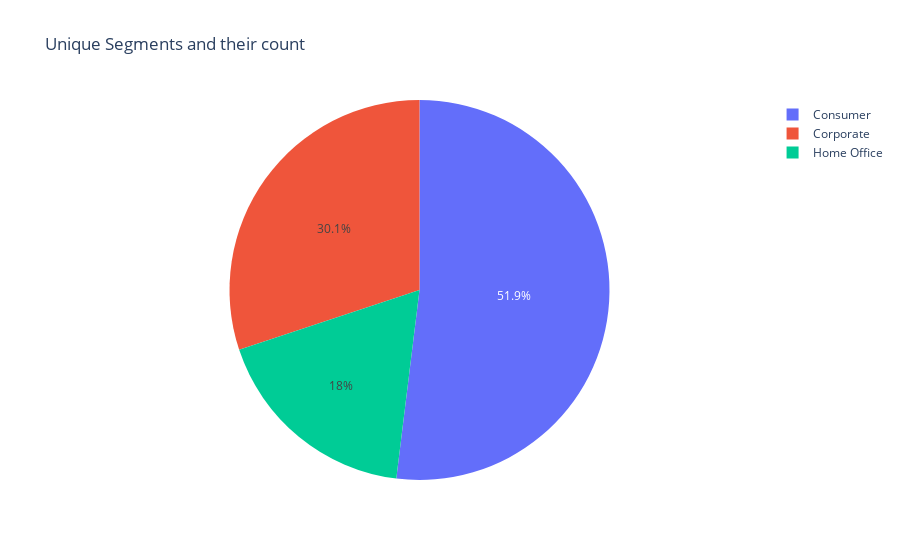

Source (notebook cell):
### Code cell
# (5.3) Create a pie chart to demonstrate unique segments and their count
import plotly.express as px

labels = df_superstore_order['Segment'].unique()
data = df_superstore_order['Segment'].value_counts()[labels]

fig = px.pie(values=data, names=labels, title='Unique Segments and their count')
fig.show()

### Figure 1 — Plotly figure (JSON) as saved in the notebook; plotly's stock layout.template omitted (floating-point values rounded to 4 significant figures)
{"data": [{"domain": {"x": [0, 1], "y": [0, 1]}, "hovertemplate": "label=%{label}<br>value=%{value}<extra></extra>", "labels": ["Consumer", "Corporate", "Home Office"], "legendgroup": "", "name": "", "showlegend": true, "type": "pie", "values": [4613, 2673, 1594]}], "layout": {"legend": {"tracegroupgap": 0}, "title": {"text": "Unique Segments and their count"}}}
